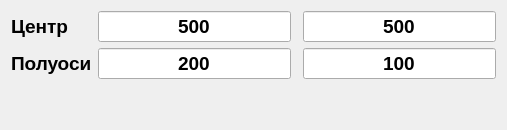
              <widget class="QWidget" name="eSingle">
               <layout class="QGridLayout" name="gridLayout_8">
                <item row="0" column="0">
                 <widget class="QLabel" name="label_6">
                  <property name="font">
                   <font>
                    <pointsize>14</pointsize>
                    <weight>75</weight>
                    <bold>true</bold>
                   </font>
                  </property>
                  <property name="text">
                   <string>Центр</string>
                  </property>
                 </widget>
                </item>
                <item row="0" column="3">
                 <widget class="QLineEdit" name="eyLE">
                  <property name="font">
                   <font>
                    <pointsize>14</pointsize>
                    <weight>75</weight>
                    <bold>true</bold>
                   </font>
                  </property>
                  <property name="text">
                   <string>500</string>
                  </property>
                  <property name="alignment">
                   <set>Qt::AlignCenter</set>
                  </property>
                  <property name="placeholderText">
                   <string>y</string>
                  </property>
                 </widget>
                </item>
                <item row="2" column="0" colspan="4">
                 <spacer name="verticalSpacer_2">
                  <property name="font">
                   <font>
                    <pointsize>14</pointsize>
                    <weight>75</weight>
                    <bold>true</bold>
                   </font>
                  </property>
                  <property name="orientation">
                   <enum>Qt::Vertical</enum>
                  </property>
                  <property name="sizeHint" stdset="0">
                   <size>
                    <width>20</width>
                    <height>40</height>
                   </size>
                  </property>
                 </spacer>
                </item>
                <item row="1" column="0">
                 <widget class="QLabel" name="label_7">
                  <property name="font">
                   <font>
                    <pointsize>14</pointsize>
                    <weight>75</weight>
                    <bold>true</bold>
                   </font>
                  </property>
                  <property name="text">
                   <string>Полуоси</string>
                  </property>
                 </widget>
                </item>
                <item row="0" column="1">
                 <widget class="QLineEdit" name="exLE">
                  <property name="font">
                   <font>
                    <pointsize>14</pointsize>
                    <weight>75</weight>
                    <bold>true</bold>
                   </font>
                  </property>
                  <property name="text">
                   <string>500</string>
                  </property>
                  <property name="alignment">
                   <set>Qt::AlignCenter</set>
                  </property>
                  <property name="placeholderText">
                   <string>x</string>
                  </property>
                 </widget>
                </item>
                <item row="1" column="1">
                 <widget class="QLineEdit" name="aLE">
                  <property name="font">
                   <font>
                    <pointsize>14</pointsize>
                    <weight>75</weight>
                    <bold>true</bold>
                   </font>
                  </property>
                  <property name="text">
                   <string>200</string>
                  </property>
                  <property name="alignment">
                   <set>Qt::AlignCenter</set>
                  </property>
                  <property name="placeholderText">
                   <string>a</string>
                  </property>
                 </widget>
                </item>
                <item row="1" column="3">
                 <widget class="QLineEdit" name="bLE">
                  <property name="font">
                   <font>
                    <pointsize>14</pointsize>
                    <weight>75</weight>
                    <bold>true</bold>
                   </font>
                  </property>
                  <property name="text">
                   <string>100</string>
                  </property>
                  <property name="alignment">
                   <set>Qt::AlignCenter</set>
                  </property>
                  <property name="placeholderText">
                   <string>b</string>
                  </property>
                 </widget>
                </item>
               </layout>
              </widget>
